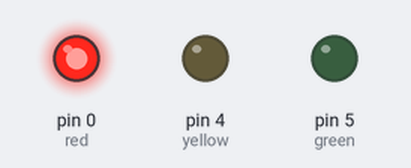
A sketch run on a simulated Arduino Uno, built with avr-gcc and run on an emulated ATmega328P. Parts: output pins drawn as LEDs (lit = HIGH).

Above: at 2.5 s.
At 6.0 s:
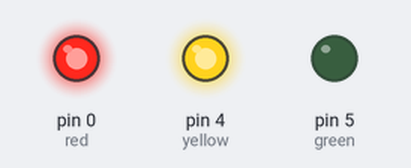
At 12.0 s:
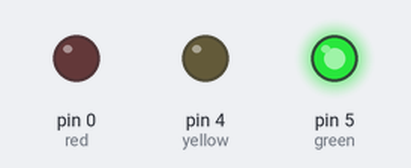
At 18.0 s:
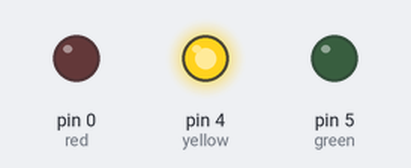
Timing chart, 0 to 24.7 s (numbered marks = the images above):
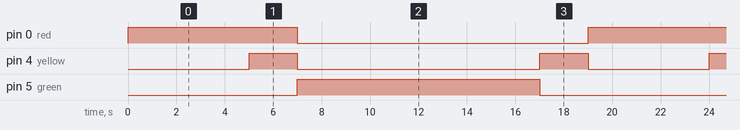

Measured:
- by itself, pin 0 (red): alternates HIGH for 7.0 s and LOW for 12.0 s
- by itself, pin 4 (yellow): repeats every 19.0 s: LOW 10.0 s, HIGH 2.0 s, LOW 5.0 s, HIGH 2.0 s
- by itself, pin 5 (green): alternates HIGH for 10.0 s and LOW for 9.0 s

The sketch:

Trafikklys.ino
```cpp
  const byte green = 5;
  const byte yellow = 4;
  const byte red = 0;

  int yellowtime = 2000;
  int greentime = 10000;
  int redtime = 5000;

void setup() {

  pinMode(green, OUTPUT);
  pinMode(yellow, OUTPUT);
  pinMode(red, OUTPUT);

  digitalWrite(green, LOW);
  digitalWrite(yellow, LOW);
  digitalWrite(red, LOW);
}

void loop() {
  digitalWrite(red, HIGH);
  delay(redtime);
  digitalWrite(yellow, HIGH);
  delay(yellowtime);
  digitalWrite(red, LOW);
  digitalWrite(yellow, LOW);


  digitalWrite(green, HIGH);
  delay(greentime);
  digitalWrite(green, LOW);
  digitalWrite(yellow, HIGH);
  delay(yellowtime);
  digitalWrite(yellow, LOW);


}
```
